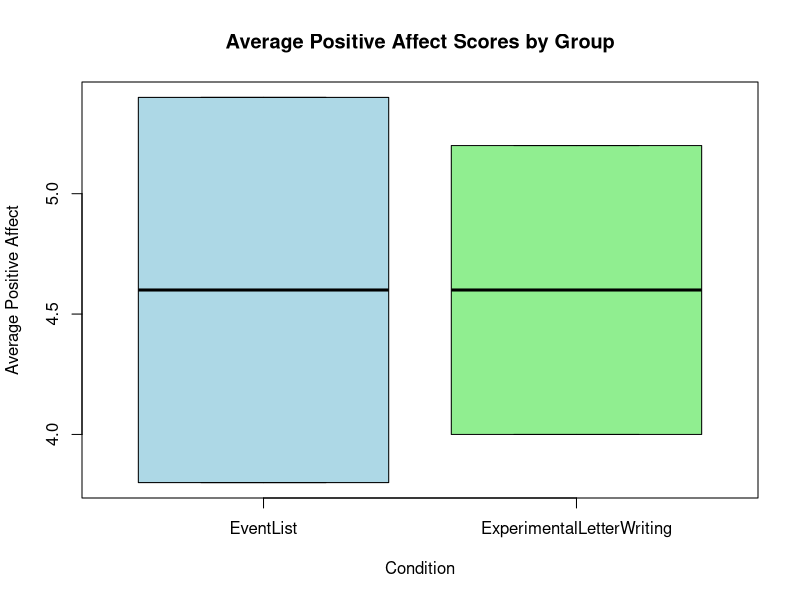
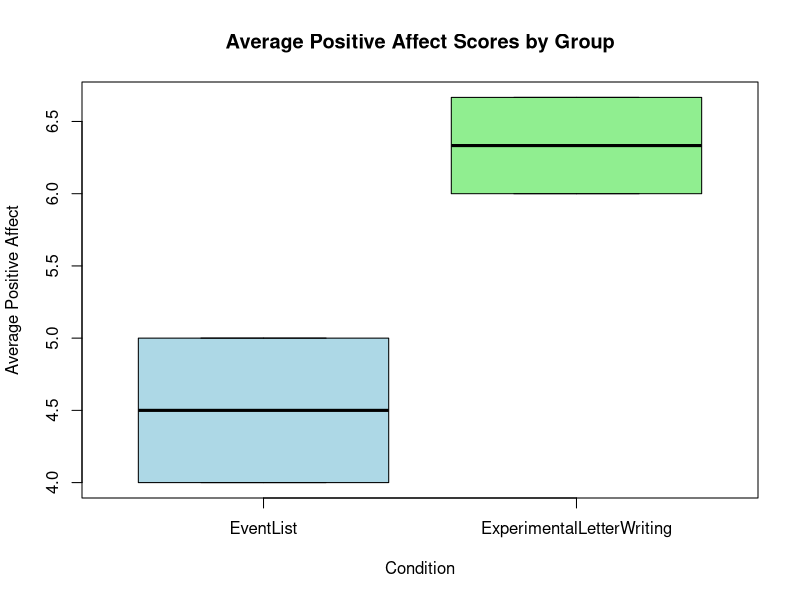

Reproduce these figures in R, in order.
## ---- chunk 1
# Calculate Correction Factor and Assign it to J_250
J_250 <- sqrt(125) * gamma(124.5) / gamma(125)

# Multiply g = 0.41 by the J(250) correction factor
ComputedCohens_d <- 0.41 * J_250
## ---- chunk 2
#| output: false
# Step 1: Set CRAN as the source to install `pwr`
options(repos = c(CRAN = "https://cloud.r-project.org"))

# Step 2: Install `pwr`
install.packages("pwr")

# Step 3: Load `pwr` into the current session
library(pwr)

# Step 4: Calculate Power
Power80 = pwr.t.test(d = ComputedCohens_d,
           sig.level = .05,
           power = .80,
           type = "two.sample",
           alternative = "two.sided")
## ---- chunk 3
install.packages("assertthat")
library(assertthat)
ProcessedData <- read.csv("./data/ProcessedData.csv")

assert_that(ncol(ProcessedData)==20)
## ---- chunk 4
KeyResults <- t.test(PositiveAffect_AveragedScore ~ Condition,
                     alternative = "two.sided",
                     var.equal = TRUE,
                     data = ProcessedData)
## ---- chunk 5

install.packages("rstatix")
library(rstatix)

#Degrees of Freedom
DegFr = as.numeric(KeyResults$parameter)
J_Correction = gamma(DegFr/2) / (sqrt(DegFr/2)*gamma((DegFr-1)/2))

CohenD <- cohens_d(PositiveAffect_AveragedScore ~ Condition, data = ProcessedData, var.equal = TRUE)

HedgesG <- J_Correction * CohenD$effsize
HedgesG
## ---- chunk 6
boxplot(PositiveAffect_AveragedScore ~ Condition, data = ProcessedData, main = 'Average Positive Affect Scores by Group', ylab = 'Average Positive Affect', col = c("lightblue", "lightgreen"))
## ---- chunk 7
# Gratitude will be the composite (averaged) score of its indicators
ProcessedData$Gratitude_AveragedScore <- rowMeans(ProcessedData[,c("Grateful", "Appreciative", "Thankful")])
boxplot(Gratitude_AveragedScore ~ Condition, data = ProcessedData, main = 'Average Positive Affect Scores by Group', ylab = 'Average Positive Affect', col = c("lightblue", "lightgreen"))
